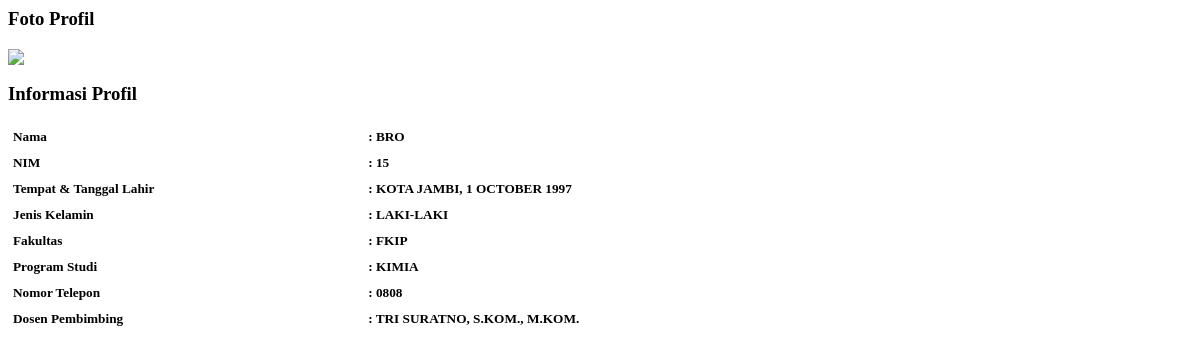
/mhs/reqs/profil.php (signed in), run on the app's committed database.
### tables this page shows
CREATE TABLE `mahasiswa` (
  `nim` varchar(20) NOT NULL,
  `nama` varchar(255) NOT NULL,
  `tempat_lahir` varchar(100) NOT NULL,
  `tanggal_lahir` date NOT NULL,
  `fakultas` varchar(70) NOT NULL,
  `prodi` varchar(70) NOT NULL,
  `jenis_kelamin` tinyint(4) NOT NULL,
  `telp` varchar(12) NOT NULL,
  `sks` tinyint(4) NOT NULL,
  `ipk` double NOT NULL,
  `semester` tinyint(4) NOT NULL,
  `nip_pembimbing` varchar(20) NOT NULL,
  `tempat_magang` varchar(100) DEFAULT NULL
);

CREATE TABLE `dosen` (
  `nip` varchar(20) NOT NULL,
  `nama` varchar(50) NOT NULL
);

### core/Database.php (called while the page is built, shortened)
<?php
	class Database
	{
		function __construct()
		{
		    $this->host = 'localhost';
		    $this->user = 'root';
		    $this->pass = '';
		    $this->db 	= 'magang';
		    $this->conn = new mysqli($this->host, $this->user, $this->pass, $this->db);
		}
	}
 ?>

### core/Mahasiswa.php (called while the page is built, shortened)
<?php
	require_once 'Database.php';
	class Mahasiswa extends Database
	{
		function __construct()
		{
			$nim = $_SESSION['username'];
			$query 	= "SELECT dosen.nama AS nama_pembimbing, mahasiswa.* FROM mahasiswa JOIN dosen WHERE dosen.nip = mahasiswa.nip_pembimbing AND mahasiswa.nim = '$nim'";
			$result = $this->conn->query($query);
			while($row = $result->fetch_object())
			{
				$this->nim 				= $row->nim;
				$this->nama 			= $row->nama;
				$this->tempat_lahir 	= $row->tempat_lahir;
				$this->tanggal_lahir 	= date_format(date_create($row->tanggal_lahir), "j F Y");
				$this->fakultas 		= $row->fakultas;
				$this->prodi 			= $row->prodi;
				$this->telp 			= $row->telp;
				$this->jenis_kelamin 	= ($row->jenis_kelamin == 1) ? "Laki-laki" : "Perempuan";
				$this->nama_pembimbing	= $row->nama_pembimbing;
			}
		}
	}
	$mahasiswa = new Mahasiswa();
 ?>

### mhs/reqs/profil.php (the view, shortened to what this page needs)
<div class="col-md-3">
  <h3 class="profile-head">Foto Profil</h3>
  <img src="http://icons.iconarchive.com/icons/webalys/kameleon.pics/512/Student-3-icon.png" class="img-responsive">
</div>
<div class="col-md-9">
  <h3 class="profile-head">Informasi Profil</h3> <?php require_once '../../core/Mahasiswa.php'; ?>
  <div class="profile-content">
    <h5 class="data-type">Nama</h5><h5 class="data-content"> : <?= $mahasiswa->nama ?></h5>
    <h5 class="data-type">NIM</h5><h5 class="data-content">: <?= $mahasiswa->nim ?></h5>
    <h5 class="data-type">Tempat & Tanggal Lahir</h5><h5 class="data-content">: <?= $mahasiswa->tempat_lahir . ', ' . $mahasiswa->tanggal_lahir ?></h5>
    <h5 class="data-type">Jenis Kelamin</h5><h5 class="data-content">: <?= $mahasiswa->jenis_kelamin ?></h5>
    <h5 class="data-type">Fakultas</h5><h5 class="data-content">: <?= $mahasiswa->fakultas ?></h5>
    <h5 class="data-type">Program Studi</h5><h5 class="data-content">: <?= $mahasiswa->prodi ?></h5>
    <h5 class="data-type">Nomor Telepon</h5><h5 class="data-content">: <?= $mahasiswa->telp ?></h5>
    <h5 class="data-type">Dosen Pembimbing</h5><h5 class="data-content">: <?= $mahasiswa->nama_pembimbing ?></h5>
  </div>
</div>

### mhs/reqs/profil.php (style rules this page uses)
.profile-head { font-weight:bold; }
.data-type { width:30%; float:left; box-sizing:border-box; padding:5px; border-bottom:2px; margin:0; }
.data-content { font-weight: bold; width:70%; float:left; margin:0; box-sizing:border-box; padding:5px; text-transform: uppercase; }
.profile-content { height:300px; overflow-y:auto; }

### data on the page
mahasiswa: nama "BRO", nim "15", tempat_lahir "KOTA JAMBI", tanggal_lahir "1 OCTOBER 1997", jenis_kelamin "LAKI-LAKI", fakultas "FKIP", prodi "KIMIA", telp "0808", dosen.nama "TRI SURATNO, S.KOM., M.KOM."
